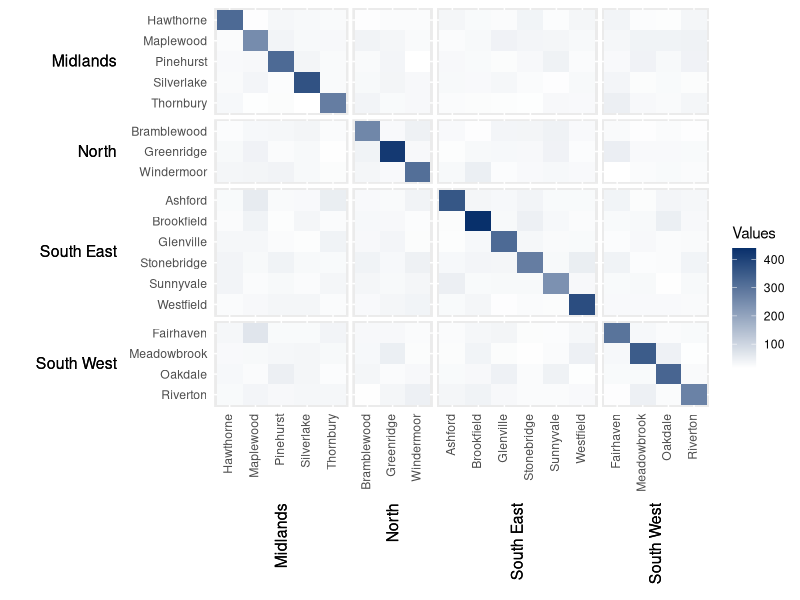
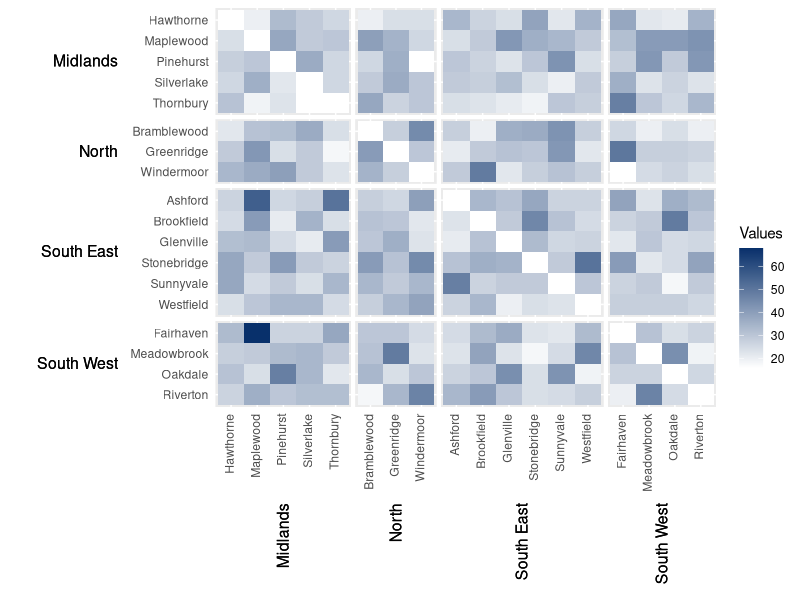
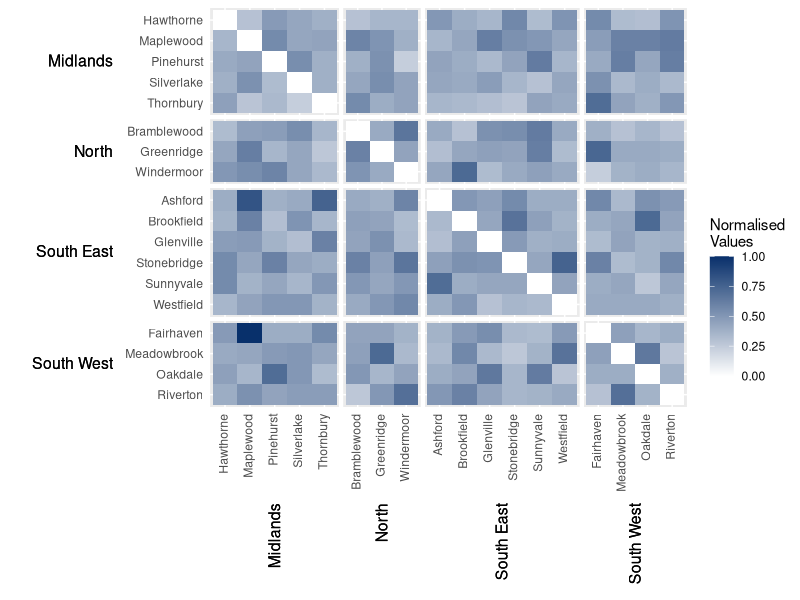
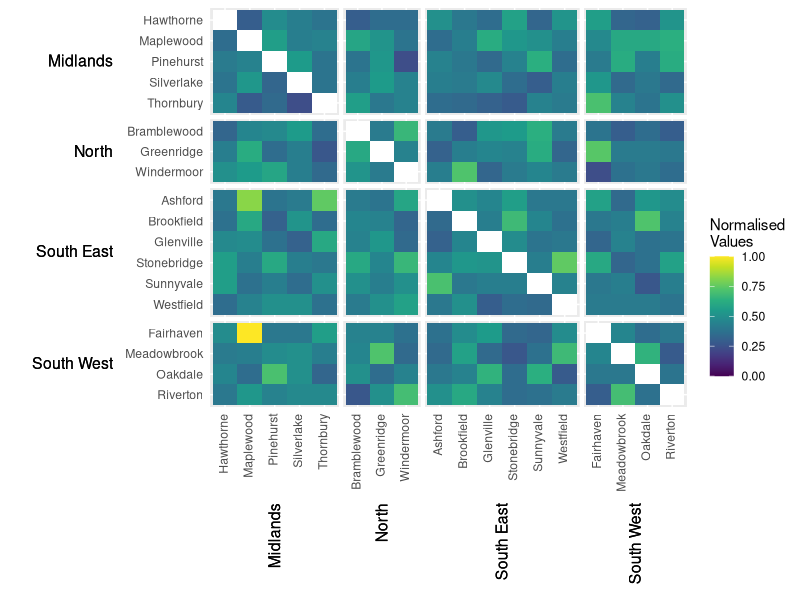
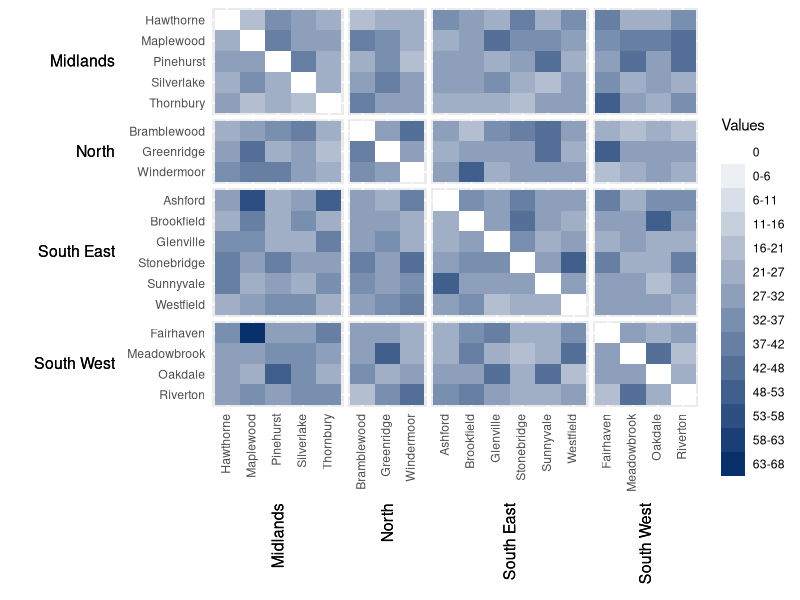
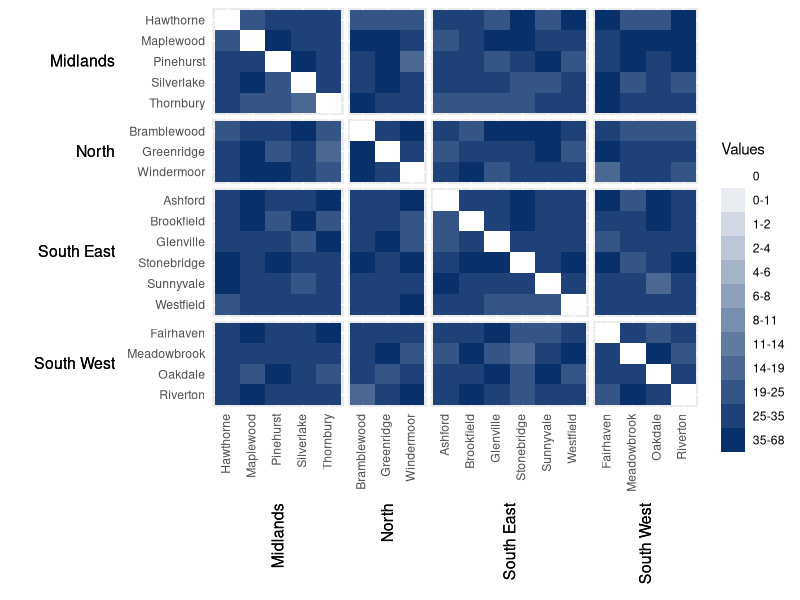
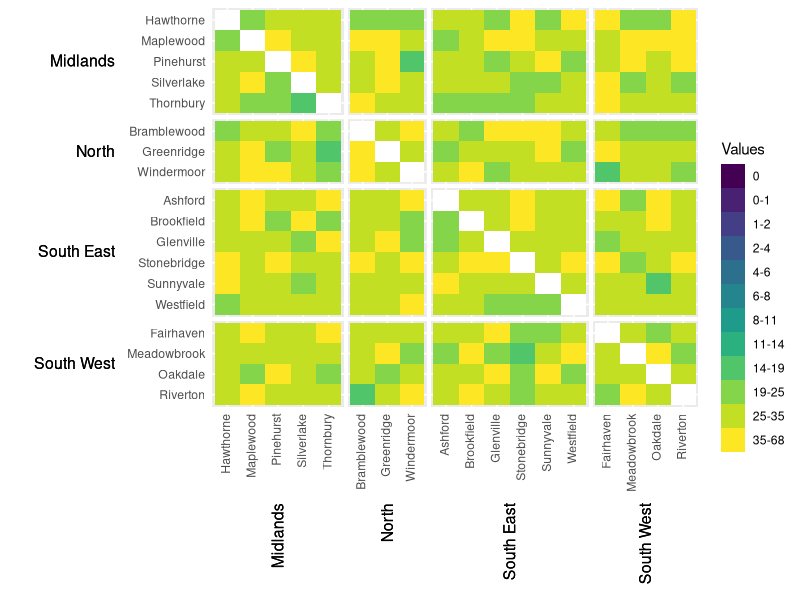
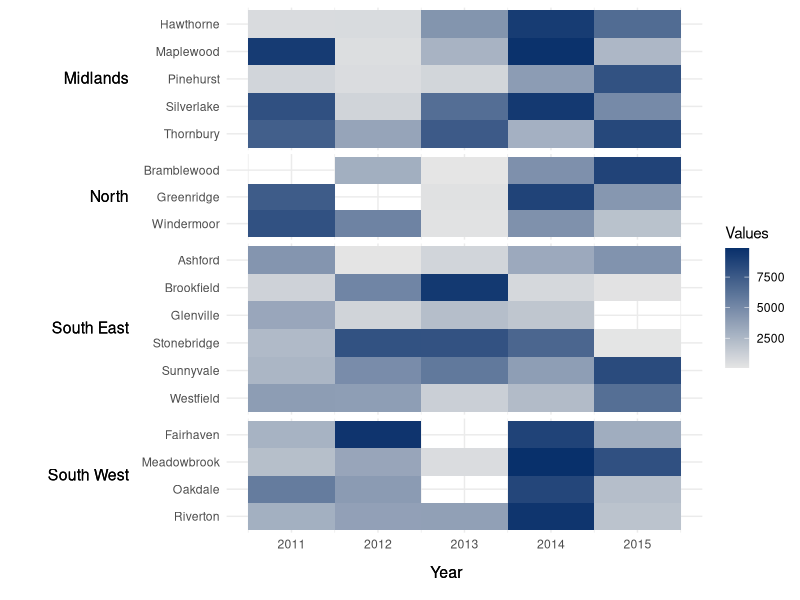

R code for these plots, in order:
## ---- chunk 1
knitr::opts_chunk$set(
  collapse = TRUE,
  comment = "#>"
)
## ---- chunk 2
library(tidyverse)
library(patchwork)

# Create example_migration

# Define names of fake counties
fake_counties = c("Greenridge","Windermoor","Bramblewood","Silverlake",
                  "Thornbury","Maplewood","Hawthorne","Pinehurst",
                  "Riverton","Meadowbrook","Fairhaven","Oakdale","Stonebridge",
                  "Brookfield","Ashford","Glenville","Sunnyvale","Westfield")

# Create region county lookup tables
rc_lkp = data.frame(region = c(rep("North",3),rep("Midlands",5),
                               rep("South West",4),rep("South East",6)),
                    county = fake_counties)
og_lkp = rc_lkp %>% setNames(c("Origin Region"     ,"Origin County"     ))
dn_lkp = rc_lkp %>% setNames(c("Destination Region","Destination County"))

# Create dataframe of fake migration data
set.seed(1234)
example_migration = expand.grid(fake_counties,fake_counties) %>%
                    setNames(paste(c("Origin","Destination"),"County",sep=" ")) %>%
                    full_join(og_lkp) %>% full_join(dn_lkp) %>%
                    mutate(Migration = (1/rgamma(18*18, shape = 17, rate = 0.5)) %>%
                                       {. * 1000} %>% round())
example_migration[example_migration$`Origin County` ==
                  example_migration$`Destination County`,"Migration"] =
 example_migration[example_migration$`Origin County` ==
                   example_migration$`Destination County`,"Migration"] * 10

# Define names of fake counties
fake_counties = c("Greenridge","Windermoor","Bramblewood","Silverlake",
                  "Thornbury","Maplewood","Hawthorne","Pinehurst",
                  "Riverton","Meadowbrook","Fairhaven","Oakdale","Stonebridge",
                  "Brookfield","Ashford","Glenville","Sunnyvale","Westfield")



# Create example time_series

# Create dataframe of fake migration data
set.seed(1234)
example_time_series = data.frame(region = c(rep("North",3),rep("Midlands",5),
                                            rep("South West",4),rep("South East",6)),
                                 county = fake_counties,
                                 year_2011 = sample(1:10000,length(fake_counties)),
                                 year_2012 = sample(1:10000,length(fake_counties)),
                                 year_2013 = sample(1:10000,length(fake_counties)),
                                 year_2014 = sample(1:10000,length(fake_counties)),
                                 year_2015 = sample(1:10000,length(fake_counties))) %>%
  setNames(c("Region","County",2011:2015)) %>%
  pivot_longer(cols = `2011`:`2015`,
                      names_to = "Year",
                      values_to = "Immigration") %>%
  mutate(Year = as.numeric(Year))
example_time_series[sample(1:(length(fake_counties)*5),5),"Immigration"] = NA

# Define cg
cg = function(colour1, colour2, n = 15) {

  # Create a color palette function
  colour_func <- grDevices::colorRampPalette(c(colour1, colour2))

  # Generate the color gradient
  colour_gradient <- colour_func(n)

  # Return colour gradient
  return(colour_gradient)
}

# Define decimal places
decimalplaces <- function(x) {
  if (abs(x - round(x)) > .Machine$double.eps^0.5) {
    nchar(strsplit(sub('0+$', '', as.character(x)), ".", fixed = TRUE)[[1]][[2]])
  } else {
    return(0)
  }
}

# Define exp_seq
exp_seq = function(n,ln=15,exponent=2,round_values=TRUE,rmv_extremes=TRUE) {

  # Check variables have been entered correctly
  if (!is.numeric(exponent) || exponent < 1) { stop("`exponent` must be a numer greater than or equal to 1.") }

  # Create a sequence from 1 to n.
  # If `n` is specified as 1, the vector will be scaled to between 0 and 1.
  if (n == 1) {
    seq = seq(0, 1000, length.out = ln)
    round_values = FALSE
  } else {
    seq = seq(0, n, length.out = ln)
  }

  # Apply the logarithm to the sequence
  exp_seq = seq %>% {.^exponent}

  # Scale the sequence to the range [0, 1]
  min_val = min(exp_seq)
  max_val = max(exp_seq)
  one_seq = ((exp_seq - min_val) / (max_val - min_val))

  # Scale sequence to n
  if (round_values) {
    scaled_one_seq = one_seq %>% {. * n} %>% round()
  } else if (n == 1) {
    scaled_one_seq = one_seq
  } else {
    scaled_one_seq = one_seq %>% {. * n}
  }

  # Option to remove zero and the maximum value (i.e. `n`) from the beginning and the end of the vector
  if (rmv_extremes) {
    scaled_one_seq = scaled_one_seq %>% .[2:(length(.)-1)]
  }

  # Return scaled sequence
  return(scaled_one_seq)
}

# Define hhm
hhm = function(df,ylower,yupper,xlower,xupper,values,rm_diag=F,lgttl=NULL,bins=NULL,cbrks=NULL,cclrs=NULL,norm_lgd=F,lgdps=0,xttl_height=0.15,yttl_width=0.15) {

  # Define max value supplied to `values`
  if (rm_diag) {
    max_value = max(df[df[[xlower]] != df[[ylower]],values], na.rm = TRUE)
  } else {
    max_value = max(df[[values]], na.rm = TRUE)
  }

  # Check that supplied model inputs are compatible and won't cause errors
  if (!is.null(bins) && !is.null(cbrks)) { stop("The inputs bins and cbrks should not be supplied at the same time.
bins is used to break the data into a specific number of groups with equal intervals between the min and max values.
cbrks is used to manually break the data into groups based on the supplied thresholds.
Please provide either one or the other.") }
  if (!is.null(bins) && !is.null(cclrs)) {
    if (bins != length(cclrs)) { stop("If both bins and cclrs are provideds, bins and cclrs must both be vectors with cclrs having a length equal to the value of bins.") }
  }
  if (!is.null(cbrks) && rm_diag) {
    if ( (min(cbrks) <= 0) || (max(cbrks) >= max_value) ) { stop(paste0("All values in cbrks must be between 0 and the largest value provided to `values`.
In this instance rm_diag == TRUE, so only values not on the diagonal are considered.
All values provided to cbrks should therefore be between greater than 0 and less than ",max_value,".")) }
  }
  if (!is.null(cbrks) && rm_diag == F) {
    if ( !is.null(cbrks) && (min(cbrks) <= 0) || (max(cbrks) >= max_value) ) { stop(paste0("All values in cbrks must be between 0 and the largest value provided to `values`.
In this instance all values provided to cbrks should therefore be between greater than 0 and less than ",max_value,".")) }
  }
  if (!is.null(cbrks) && !is.null(cclrs)) {
    if ( length(cbrks) != (length(cclrs)-2) ) { stop("If both cbrks and cclrs are provided, cbrks and cclrs must both be vectors with cclrs having a length two longer than cbrks.") }
  }
  if (!is.null(cbrks) && norm_lgd) {
    if (min(range(cbrks)) <  0 || max(range(cbrks)) > 1) { stop("If normalising the values (norm_lgd == TRUE), all breaks provided to cbrks must be between 0 and 1.") }
  }
  if (!is.null(cbrks) && (cbrks %>% diff() %>% {. <= 0} %>% sum() %>% {. > 0})) { stop("Please ensure the values in cbrks are provided in ascending order.") }

  # Remove unwanted rows and format origin so geographies appear in alphabetical order
  df = df[,c(ylower,xlower,yupper,xupper,values)]

  # Define the groups to be shown along the x and y axes
  # If ordering of groups already defined via factor ordering, take this as the order
  # the groups should appear (top to bottom / left to right). # Otherwise, order groups alphabetically
  if (!is.null(df[[xupper]] %>% levels())) {
    xgrps = df[[xupper]] %>% levels()
  } else {
    xgrps = df[[xupper]] %>% unique() %>% sort()
  }
  if (!is.null(df[[yupper]] %>% levels())) {
    ygrps = df[[yupper]] %>% levels()
  } else {
    ygrps = df[[yupper]] %>% unique() %>% sort()
  }

  # If user specified to remove diagonal values, set all observations where ylower and xlower are identical to zero
  if (rm_diag) {
    df[df[[ylower]] == df[[xlower]],values] = NA
  }

  # Option to normalise values between 0-1 (only works if all values are positive)
  if (norm_lgd) {

    # If any values are negative, return error message
    if ((df[[values]] < 0) %>% sum(na.rm = TRUE) %>% {. > 0}) {stop("norm_lgd is only designed to be used if all values used to populate the heatmap are positive.")}

    # Otherwise normalise values
    df[[values]] = df[[values]] / max(df[[values]], na.rm = TRUE)

    # Unless a value other than zero is supplied (i.e. the user has manually specified a non-default value), set the number of decimal points shown in the legend to 3
    if (lgdps == 0) {
      lgdps = 3
    }
  }

  # Option to split legend into custom categories
  if (!is.null(cbrks)) { # If cbrks provided

    # Add the smallest value possible in R as a lower threshold to cbrks.
    # This ensures anything that is equal to, or less than, zero is included in the first group.
    cbrks = c(.Machine$double.xmin,cbrks)

    # Define names of custom breaks
    if (lgdps == 0) {
      brk_nms = c(0, paste(cbrks %>% .[2:length(.)] %>% c(0    ,.    ),
                           cbrks %>% .[2:length(.)] %>% c(.,max_value),
                           sep = "-"))
    } else if (norm_lgd) {
      brk_nms = c(0, paste(cbrks %>% .[2:length(.)] %>% c(0    ,.    ) %>% sprintf(fmt = paste0('%#.',lgdps,'f')),
                           cbrks %>% .[2:length(.)] %>% c(.,1        ) %>% sprintf(fmt = paste0('%#.',lgdps,'f')),
                           sep = "-"))
    } else {
      brk_nms = c(0, paste(cbrks %>% .[2:length(.)] %>% c(0    ,.    ) %>% sprintf(fmt = paste0('%#.',lgdps,'f')),
                           cbrks %>% .[2:length(.)] %>% c(.,max_value) %>% sprintf(fmt = paste0('%#.',lgdps,'f')),
                           sep = "-"))
    }

    # Create discrete scale based on these custom breaks
    df[[values]] = df[[values]] %>% findInterval(cbrks) %>% {. + 1} %>% addNA() %>%
      factor(levels = 1:length(brk_nms), labels = brk_nms)

  } else if (!is.null(bins)) { # If bins provided

    # Assign breaks to be equidistant thresholds between zero and maximum observed values
    # Also add the minimum possible value above zero as the first break in the sequence
    cbrks = seq(0, max(df[[values]], na.rm = TRUE), length.out = bins - 1) %>% .[2:(length(.)-1)] %>% c(.Machine$double.xmin,.)

    # Define names of custom breaks
    if (lgdps == 0) { # If set to show whole numbers
      # Round all values other than the first one (which is the minimum possible value above zero), up to the nearest whole number
      cbrks = c(.Machine$double.xmin, cbrks %>% .[2:length(.)] %>% ceiling())
      # Assign break names between zero and the maximum observed value in the data
      brk_nms = c(0, paste(cbrks %>% .[2:length(.)] %>% c(0    ,.    ),
                           cbrks %>% .[2:length(.)] %>% c(.,max_value),
                           sep = "-"))
    } else if (norm_lgd) { # If data has been normalised
      # Assign break names between 0 and 1 to the specified number of decimal points (lgdps)
      brk_nms = c(0, paste(cbrks %>% .[2:length(.)] %>% c(0    ,.    ) %>% sprintf(fmt = paste0('%#.',lgdps,'f')),
                           cbrks %>% .[2:length(.)] %>% c(.,1        ) %>% sprintf(fmt = paste0('%#.',lgdps,'f')),
                           sep = "-"))
    } else { # If using non-rounded, non-normalised data
      # Assign break names between zero and the maximum observed value in the data to the specified number of decimal points (lgdps)
      brk_nms = c(0, paste(cbrks %>% .[2:length(.)] %>% c(0    ,.    ) %>% sprintf(fmt = paste0('%#.',lgdps,'f')),
                           cbrks %>% .[2:length(.)] %>% c(.,max_value) %>% sprintf(fmt = paste0('%#.',lgdps,'f')),
                           sep = "-"))
    }

    # Create discrete scale based on these custom breaks
    df[[values]] = df[[values]] %>% findInterval(cbrks) %>%
      replace(. == length(cbrks), (length(cbrks)-.Machine$double.xmin)) %>%
      {. + 1} %>% addNA() %>%
      factor(levels = 1:length(brk_nms), labels = brk_nms)

  } else { # Otherwise define consistent legend scale range
    lg_lims = df[[values]] %>% range(na.rm = TRUE)
  }

  # Define legend title (if not defined by user)
  if (is.null(lgttl) && norm_lgd) {
    lgttl = "Normalised\nValues"
  } else if (is.null(lgttl) && norm_lgd == F) {
    lgttl = "Values"
  }

  # Create empty list to populate with ggplot heatmaps
  pl = list()

  # Define vectors capturing the number of lower categories in each upper group
  xglns = df %>% group_split(!!rlang::sym(xupper)) %>% purrr::map(~ .[[xlower]] %>% unique() %>% length()) %>% unlist()
  yglns = df %>% group_split(!!rlang::sym(yupper)) %>% purrr::map(~ .[[ylower]] %>% unique() %>% length()) %>% unlist()

  # Counter to keep track of interations of nested for loop
  i = 0

  # For each y-axis group
  for (ygrp in 1:length(ygrps)) {

    # For each x-axis group
    for (xgrp in 1:length(xgrps)) {

      # Increase interature counter by 1
      i = i + 1

      # Filter group-level migration data to only include origin and destination regions of interest
      sdf = df[df[[yupper]] == ygrps[ygrp] & df[[xupper]] == xgrps[xgrp],]

      # Order lower categories alphabetically
      sdf[[xlower]] = factor(sdf[[xlower]], levels = sdf[[xlower]] %>% unique() %>% sort()           )
      sdf[[ylower]] = factor(sdf[[ylower]], levels = sdf[[ylower]] %>% unique() %>% sort() %>% rev() )

      # Define main plot
      p = ggplot(sdf, aes(.data[[xlower]], .data[[ylower]])) +
        geom_tile(aes(fill = .data[[values]]), show.legend = TRUE) +
        theme(plot.margin = unit(rep(0,4), "cm"),
              axis.text.x  = element_text(angle = 90, hjust = 1.0, vjust = 0.3),
              axis.title.x = element_text(angle = 90, hjust = 0.5, vjust = 0.5),
              axis.title.y = element_text(angle =  0, hjust = 0.5, vjust = 0.5),
              axis.ticks   = element_blank()) +
        labs(x = xgrps[xgrp], y = ygrps[ygrp])

      # Define colour scale
      if (!is.null(cbrks) && !is.null(cclrs)) {
        p = p + scale_fill_manual(name = lgttl, values = cclrs                                  , drop = F, na.value = "white")
      } else if (!is.null(cbrks) && is.null(cclrs)) {
        p = p + scale_fill_manual(name = lgttl, values = cg("white","#08306B",(length(cbrks)+1)), drop = F, na.value = "white")
      } else if (is.null(cbrks) && !is.null(cclrs) && norm_lgd) {
        p = p + scale_fill_gradientn(name = lgttl, colours = cclrs                , limits = c(0,1) , na.value = "white")
      } else if (is.null(cbrks) && !is.null(cclrs) && norm_lgd == F) {
        p = p + scale_fill_gradientn(name = lgttl, colours = cclrs                , limits = lg_lims, na.value = "white")
      } else if (is.null(cbrks) && is.null(cclrs) && norm_lgd) {
        p = p + scale_fill_gradientn(name = lgttl, colours = cg("white","#08306B"), limits = c(0,1) , na.value = "white")
      } else if (is.null(cbrks) && is.null(cclrs) && norm_lgd == F) {
        p = p + scale_fill_gradientn(name = lgttl, colours = cg("white","#08306B"), limits = lg_lims, na.value = "white")
      }

      # To prevent legend showing NA values if rm_diag set to TRUE (in which case, diagonal set to NA), only show legend for plots that are not on the diagonal
      if (rm_diag && (sdf[[values]] %>% is.na() %>% sum() %>% {. > 0}) && (ygrp == xgrp) ) {
        p = p + theme(legend.position = "none")
      }

      # If bottom-left plot
      if (ygrp == length(ygrps) & xgrp == 1) {
        # Include provincia names on both axes
        p = p + theme(axis.title.x = element_blank(),
                      axis.title.y = element_blank())
      } else if (ygrp < length(ygrps) & xgrp == 1) { # If left-hand plot
        # Include provincia names on y-axis
        p = p + theme(axis.title.x = element_blank(),
                      axis.title.y = element_blank(),
                      axis.text.x  = element_blank())
      } else if (ygrp == length(ygrps) & xgrp > 1) { # If bottom plot
        # Include provincia names on x-axis
        p = p + theme(axis.title.x = element_blank(),
                      axis.title.y = element_blank(),
                      axis.text.y  = element_blank())
      } else { # If plot not on left of bottom edges of multiplot
        # Remove provincia names
        p = p + theme(axis.title.x = element_blank(),
                      axis.title.y = element_blank(),
                      axis.text.x  = element_blank(),
                      axis.text.y  = element_blank())
      }

      # Add ggplot to plot list
      pl[[i]] = p

    }

  }

  # Define plot heights and widths (including group titles)
  wds = c((sum(xglns)*yttl_width),xglns)
  hts = c(yglns,(sum(yglns)*xttl_height))

  # Define plot spacer
  ps = plot_spacer()

  # Create empty lists to be populated with plot titles
  xttls = list()
  yttls = list()

  # Define plot titles
  for (xgrp in 1:length(xgrps)) {
    xttls[[xgrp]] = plt_ttl(xgrps[xgrp])
  }
  for (ygrp in 1:length(ygrps)) {
    yttls[[ygrp]] = plt_ttl(ygrps[ygrp],axs="y")
  }

  # Create empty list to populate with both plot title and heatmap tiles in the correct order
  plts = list()

  # Define counters for subsetting plot title and heatmap lists, to ensure they are ordered correctly
  i = 1
  j = 1

  # For each group (row), assign each plot title, then the heatmap tiles within that row to plts list
  for (ygrp in 1:length(yttls)) {

    # Add plot title to list
    plts[[i]] = yttls[[ygrp]]

    # Add heatmap plots to list
    plts[(i+1):(i+length(xttls))] = pl[j:(j+length(xttls)-1)]

    # Adjust counters
    i = i + 1 + length(xttls)
    j = j +     length(xttls)
  }

  # Add x-axis plots
  plts[[length(plts)+1]] = ps
  plts[(length(plts)+1):(length(plts)+length(xttls))] = xttls

  # Define final plot
  plt = patchwork::wrap_plots(plts, widths = wds, heights = hts, guides = "collect")

  # Return final plot
  return(plt)
}

# Define log_seq
log_seq = function(n,ln=15,round_values=T,rmv_extremes=F) {

  # Create a sequence from 1 to n.
  # If `n` is specified as 1, the vector will be scaled to between 0 and 1.
  if (n == 1) {
    seq = seq(1, 1000, length.out = ln)
    round_values = F
  } else {
    seq = seq(1, n, length.out = ln-1)
  }

  # Apply the logarithm to the sequence
  log_seq = log(seq)

  # Scale the sequence to the range [0, 1]
  min_val = min(log_seq)
  max_val = max(log_seq)
  one_seq = ((log_seq - min_val) / (max_val - min_val))

  # Reverse pattern of scale so breaks are focussed on lower rather than upper end of scale
  one_seq_rev = one_seq %>% {. - max(.)} %>% {. * -1} %>% rev()

  # Scale sequence to n
  if (round_values) {
    scaled_one_seq = one_seq_rev %>% {. * n} %>% round() %>% .[2:length(.)] %>% c(0,1,.)
  } else if (n == 1) {
    scaled_one_seq = one_seq_rev
  } else {
    scaled_one_seq = one_seq_rev %>% {. * n} %>% .[2:length(.)] %>% c(0,.Machine$double.xmin,.)
  }

  # Option to remove zero and the maximum value (i.e. `n`) from the beginning and the end of the vector
  if (rmv_extremes) {
    scaled_one_seq = scaled_one_seq %>% .[2:(length(.)-1)]
  }

  # Return scaled sequence
  return(scaled_one_seq)
}

# Define plt_ttl
plt_ttl = function(ttl,axs="x",rotate_title=TRUE) {

  # If plotting on x-axis
  if (axs == "x") {

    # Place at top of plot
    p = ggplot(data.frame(x = 0:1, y = 0:1), aes(x = .data[["x"]], y = .data[["y"]])) +
      geom_point(col = "white") +
      coord_cartesian(xlim = c(0,1), ylim = c(0,1)) +
      theme_void() +
      theme(plot.margin = unit(rep(0,4), "cm"))

    # Speficy wehther title should be roated 90 degrees or not
    if (rotate_title) {
      p = p + geom_text(x = 0.495, y = 1.0, angle = 90, label = ttl, size = 4, hjust = 1)
    } else if (rotate_title == FALSE) {
      p = p + geom_text(x = 0.495, y = 0.5, angle =  0, label = ttl, size = 4, hjust = 1)
    } else {
      stop("rotate_title must be TRUE or FALSE.")
    }

  } else if (axs == "y") { # If plotting on y-axis

    # Place at left of plot
    p = ggplot(data.frame(x = 0:1, y = 0:1), aes(x = .data[["x"]], y = .data[["y"]])) +
      geom_point(col = "white") +
      coord_cartesian(xlim = c(0,1), ylim = c(0,1)) +
      theme_void() +
      theme(plot.margin = unit(rep(0,4), "cm"))

    # Speficy wehther title should be roated 90 degrees or not
    if (rotate_title) {
      p = p + geom_text(x = 1, y = 0.51, angle =  0, label = ttl, size = 4, hjust = 1)
    } else if (rotate_title == FALSE) {
      p = p + geom_text(x = 1, y = 0.51, angle = 90, label = ttl, size = 4, hjust = 1)
    } else {
      stop("rotate_title must be TRUE or FALSE.")
    }

  }

  # Return region name plot
  return(p)
}

# Define tshhm
tshhm = function(df,lower,upper,times,values,sort_lower="alphabetical",lgttl=NULL,bins=NULL,cbrks=NULL,cclrs=NULL,norm_lgd=F,lgdps=0,na_colour=NULL,xttl_height=0.05,yttl_width=0.15) {

  # Define max value supplied to `values`
  max_value = max(df[[values]], na.rm = TRUE)

  # Check that supplied model inputs are compatible and won't cause errors
  if (!is.null(bins) && !is.null(cbrks)) { stop("The inputs bins and cbrks should not be supplied at the same time.
bins is used to break the data into a specific number of groups with equal intervals between the min and max values.
cbrks is used to manually break the data into groups based on the supplied thresholds.
Please provide either one or the other.") }
  if (!is.null(bins) && !is.null(cclrs)) {
    if (bins != length(cclrs)) { stop("If both bins and cclrs are provideds, bins and cclrs must both be vectors with cclrs having a length equal to the value of bins.") }
  }
  if (!is.null(cbrks) && !is.null(cclrs)) {
    if ( length(cbrks) != (length(cclrs)-2) ) { stop("If both cbrks and cclrs are provided, cbrks and cclrs must both be vectors with cclrs having a length two longer than cbrks.") }
  }
  if (!is.null(cbrks) && norm_lgd) {
    if (min(range(cbrks)) <  0 || max(range(cbrks)) > 1) { stop("If normalising the values (norm_lgd == TRUE), all breaks provided to cbrks must be between 0 and 1.") }
  }
  if (!is.null(cbrks) && (cbrks %>% diff() %>% {. <= 0} %>% sum() %>% {. > 0})) { stop("Please ensure the values in cbrks are provided in ascending order.") }

  # Remove unwanted rows and format origin so geographies appear in alphabetical order
  df = df[,c(lower,upper,times,values)]

  # If no colour has been assigned for NA values, then remove them from the dataset
  if (is.null(na_colour)) {
    df = df %>% filter(!is.na(!!rlang::sym(values)))
  }

  # Define the groups to be shown along the y-axis
  # If ordering of groups already defined via factor ordering, take this as the order
  # the groups should appear (top to bottom). Otherwise, order groups alphabetically
  if (!is.null(df[[upper]] %>% levels())) {
    ygrps = df[[upper]] %>% levels()
  } else {
    ygrps = df[[upper]] %>% unique() %>% sort()
  }

  # Option to normalise values between 0-1 (only works if all values are positive)
  if (norm_lgd) {

    # If any values are negative, return error message
    if ((df[[values]] < 0) %>% sum(na.rm = TRUE) %>% {. > 0}) {stop("norm_lgd is only designed to be used if all values used to populate the heatmap are positive.")}

    # Otherwise normalise values
    df[[values]] = df[[values]] / max(df[[values]], na.rm = TRUE)

    # Unless a value other than zero is supplied (i.e. the user has manually specified a non-default value), set the number of decimal points shown in the legend to 3
    if (lgdps == 0) {
      lgdps = 3
    }
  }

  # Option to split legend into custom categories
  if (!is.null(cbrks)) { # If cbrks provided

    # Add the smallest value possible in R as a lower threshold to cbrks.
    # This ensures anything that is equal to, or less than, zero is included in the first group.
    cbrks = c(.Machine$double.xmin,cbrks)

    # Define names of custom breaks
    if (lgdps == 0) {
      brk_nms = c(0, paste(cbrks %>% .[2:length(.)] %>% c(0    ,.    ),
                           cbrks %>% .[2:length(.)] %>% c(.,max_value),
                           sep = "-"))
    } else if (norm_lgd) {
      brk_nms = c(0, paste(cbrks %>% .[2:length(.)] %>% c(0    ,.    ) %>% sprintf(fmt = paste0('%#.',lgdps,'f')),
                           cbrks %>% .[2:length(.)] %>% c(.,1        ) %>% sprintf(fmt = paste0('%#.',lgdps,'f')),
                           sep = "-"))
    } else {
      brk_nms = c(0, paste(cbrks %>% .[2:length(.)] %>% c(0    ,.    ) %>% sprintf(fmt = paste0('%#.',lgdps,'f')),
                           cbrks %>% .[2:length(.)] %>% c(.,max_value) %>% sprintf(fmt = paste0('%#.',lgdps,'f')),
                           sep = "-"))
    }

    # Create backup version of origin variable so rows can still be ordered by row total or row means
    if (sort_lower != "alphabetical") {
      df[[paste0(values,"_old")]] = df[[values]]
    }

    # Create discrete scale based on these custom breaks
    df[[values]] = df[[values]] %>% findInterval(cbrks) %>% {. + 1} %>% addNA() %>% factor(levels = 1:length(brk_nms), labels = brk_nms)

  } else if (!is.null(bins)) { # If bins provided

    # Assign breaks to be equidistant thresholds between zero and maximum observed values
    # Also add the minimum possible value above zero as the first break in the sequence
    cbrks = seq(0, max(df[[values]], na.rm = TRUE), length.out = bins - 1) %>% .[2:(length(.)-1)] %>% c(.Machine$double.xmin,.)

    # Define names of custom breaks
    if (lgdps == 0) { # If set to show whole numbers
      # Round all values other than the first one (which is the minimum possible value above zero), up to the nearest whole number
      cbrks = c(.Machine$double.xmin, cbrks %>% .[2:length(.)] %>% ceiling())
      # Assign break names between zero and the maximum observed value in the data
      brk_nms = c(0, paste(cbrks %>% .[2:length(.)] %>% c(0    ,.    ),
                           cbrks %>% .[2:length(.)] %>% c(.,max_value),
                           sep = "-"))
    } else if (norm_lgd) { # If data has been normalised
      # Assign break names between 0 and 1 to the specified number of decimal points (lgdps)
      brk_nms = c(0, paste(cbrks %>% .[2:length(.)] %>% c(0    ,.    ) %>% sprintf(fmt = paste0('%#.',lgdps,'f')),
                           cbrks %>% .[2:length(.)] %>% c(.,1        ) %>% sprintf(fmt = paste0('%#.',lgdps,'f')),
                           sep = "-"))
    } else { # If using non-rounded, non-normalised data
      # Assign break names between zero and the maximum observed value in the data to the specified number of decimal points (lgdps)
      brk_nms = c(0, paste(cbrks %>% .[2:length(.)] %>% c(0    ,.    ) %>% sprintf(fmt = paste0('%#.',lgdps,'f')),
                           cbrks %>% .[2:length(.)] %>% c(.,max_value) %>% sprintf(fmt = paste0('%#.',lgdps,'f')),
                           sep = "-"))
    }

    # Create backup version of origin variable so rows can still be ordered by row total or row means
    if (sort_lower != "alphabetical") {
      df[[paste0(values,"_old")]] = df[[values]]
    }

    # Create discrete scale based on these custom breaks
    df[[values]] = df[[values]] %>% findInterval(cbrks) %>%
      replace(. == length(cbrks), (length(cbrks)-.Machine$double.xmin)) %>%
      {. + 1} %>% addNA() %>%
      factor(levels = 1:length(brk_nms), labels = brk_nms)

  } else { # Otherwise define consistent legend scale range
    lg_lims = df[[values]] %>% range(na.rm = TRUE)
  }

  # Define legend title (if not defined by user)
  if (is.null(lgttl) && norm_lgd) {
    lgttl = "Normalised\nValues"
  } else if (is.null(lgttl) && norm_lgd == F) {
    lgttl = "Values"
  }

  # Create empty list to populate with ggplot heatmaps
  pl = list()

  # Define vectors capturing the number of lower categories in each upper group
  yglns = df %>% group_split(!!rlang::sym(upper)) %>% purrr::map(~ .[[lower]] %>% unique() %>% length()) %>% unlist()

  # For each y-axis group
  for (ygrp in 1:length(ygrps)) {

    # Filter group-level migration data to only include origin and destination regions of interest
    sdf = df[df[[upper]] == ygrps[ygrp],]

    # If breaking data into categories, and sorting values by row values, then use continuous version of values to sort rows
    if (is.null(cbrks) && sort_lower != "alphabetical") {
      sort_var = values
    } else if (!is.null(cbrks) && sort_lower != "alphabetical") {
      sort_var = paste0(values,"_old")
    }

    # Define how rows of the lower categories should be arranged
    if (sort_lower == "alphabetical") {
      sdf[[lower]] = factor(sdf[[lower]], levels = sdf[[lower]] %>% unique() %>% sort() %>% rev() )
    } else if (sort_lower == "sum_ascend") {
      sdf[[lower]] = factor(sdf[[lower]], levels = sdf %>% group_by(!!rlang::sym(lower)) %>%
                              summarise(sum = sum(!!rlang::sym(sort_var), na.rm = TRUE)) %>%
                              arrange(sum) %>% .[[lower]] %>% rev() )
    } else if (sort_lower == "sum_descend") {
      sdf[[lower]] = factor(sdf[[lower]], levels = sdf %>% group_by(!!rlang::sym(lower)) %>%
                              summarise(sum = sum(!!rlang::sym(sort_var), na.rm = TRUE)) %>%
                              arrange(sum) %>% .[[lower]] )
    } else if (sort_lower == "mean_ascend") {
      sdf[[lower]] = factor(sdf[[lower]], levels = sdf %>% group_by(!!rlang::sym(lower)) %>%
                              summarise(mean = mean(!!rlang::sym(sort_var), na.rm = TRUE)) %>%
                              arrange(mean) %>% .[[lower]] %>% rev() )
    } else if (sort_lower == "mean_descend") {
      sdf[[lower]] = factor(sdf[[lower]], levels = sdf %>% group_by(!!rlang::sym(lower)) %>%
                              summarise(mean = mean(!!rlang::sym(sort_var), na.rm = TRUE)) %>%
                              arrange(mean) %>% .[[lower]] )
    } else {
      stop("The variable sort_lower should be defined as one of the following: alphabetical, sum_ascend, sum_descend, mean_ascend, mean_descend.
See `?tshm` for details.")
    }

    # Define main plot
    p = ggplot(sdf, aes(.data[[times]], .data[[lower]])) +
      geom_tile(aes(fill = .data[[values]]), show.legend = TRUE) +
      theme_minimal() +
      theme(plot.margin = unit(rep(0,4), "cm"),
            axis.title.y = element_text(angle =  0, hjust = 20.0, vjust = 0.5),
            axis.ticks   = element_blank()) +
      #labs(y = ygrps[ygrp])
      labs(x = NULL, y = NULL)

    # Define colour scale
    if (is.null(na_colour)) {
      if (!is.null(cbrks) && !is.null(cclrs)) {
        p = p + scale_fill_manual(name = lgttl, values = cclrs                                   , drop = F, na.translate = FALSE)
      } else if (!is.null(cbrks) && is.null(cclrs)) {
        p = p + scale_fill_manual(name = lgttl, values = cg("grey90","#08306B",(length(cbrks)+1)), drop = F, na.translate = FALSE)
      } else if (is.null(cbrks) && !is.null(cclrs) && norm_lgd) {
        p = p + scale_fill_gradientn(name = lgttl, colours = cclrs                 , limits = c(0,1) )
      } else if (is.null(cbrks) && !is.null(cclrs) && norm_lgd == F) {
        p = p + scale_fill_gradientn(name = lgttl, colours = cclrs                 , limits = lg_lims)
      } else if (is.null(cbrks) && is.null(cclrs) && norm_lgd) {
        p = p + scale_fill_gradientn(name = lgttl, colours = cg("grey90","#08306B"), limits = c(0,1) )
      } else if (is.null(cbrks) && is.null(cclrs) && norm_lgd == F) {
        p = p + scale_fill_gradientn(name = lgttl, colours = cg("grey90","#08306B"), limits = lg_lims)
      }
    } else {
      if (!is.null(cbrks) && !is.null(cclrs)) {
        p = p + scale_fill_manual(name = lgttl, values = cclrs                                   , drop = F, na.value = na_colour)
      } else if (!is.null(cbrks) && is.null(cclrs)) {
        p = p + scale_fill_manual(name = lgttl, values = cg("grey90","#08306B",(length(cbrks)+1)), drop = F, na.value = na_colour)
      } else if (is.null(cbrks) && !is.null(cclrs) && norm_lgd) {
        p = p + scale_fill_gradientn(name = lgttl, colours = cclrs                 , limits = c(0,1) , na.value = na_colour)
      } else if (is.null(cbrks) && !is.null(cclrs) && norm_lgd == F) {
        p = p + scale_fill_gradientn(name = lgttl, colours = cclrs                 , limits = lg_lims, na.value = na_colour)
      } else if (is.null(cbrks) && is.null(cclrs) && norm_lgd) {
        p = p + scale_fill_gradientn(name = lgttl, colours = cg("grey90","#08306B"), limits = c(0,1) , na.value = na_colour)
      } else if (is.null(cbrks) && is.null(cclrs) && norm_lgd == F) {
        p = p + scale_fill_gradientn(name = lgttl, colours = cg("grey90","#08306B"), limits = lg_lims, na.value = na_colour)
      }
    }

    # To avoid creating multiple legends, if the user has specified a colour for NA values then do not show any legends
    # for plots where no NA values occured. This assumed that at least one plot the multiplot contains NA values, which seems
    # reasonable, as why else would the user bother to specify the colour of NA values)
    if (!is.null(na_colour) && (sdf[[values]] %>% is.na() %>% sum() %>% {. == 0}) ) {
      p = p + theme(legend.position = "none")
    }

    # If not bottom plot, remove x-axis text and title
    if (ygrp != length(ygrps)) {
      p = p + theme(axis.title.x = element_blank(),
                    axis.text.x  = element_blank())
    }

    # Add ggplot to plot list
    pl[[ygrp]] = p

  }

  # Define plot heights and widths (including group titles)
  wds = c(yttl_width,1)
  hts = c(yglns,(sum(yglns)*xttl_height))

  # Define plot spacer
  ps = plot_spacer()

  # Create empty list to be populated with plot titles
  yttls = list()

  # Define plot titles
  for (ygrp in 1:length(ygrps)) {
    yttls[[ygrp]] = plt_ttl(ygrps[ygrp],axs="y")
  }

  # Create empty list to populate with both plot title and heatmap tiles in the correct order
  plts = list()

  # Define counters for subsetting plot title and heatmap lists, to ensure they are ordered correctly
  i = 1
  j = 1

  # For each group (row), assign each plot title, then the heatmap tiles within that row to plts list
  for (ygrp in 1:length(yttls)) {

    # Add plot title to list
    plts[[i]] = yttls[[ygrp]]

    # Add heatmap plots to list
    plts[i+1] = pl[j]

    # Adjust counters
    i = i + 2
    j = j + 1
  }

  # Add x-axis plots
  plts[[length(plts)+1]] = ps
  plts[[length(plts)+1]] = plt_ttl(times, rotate_title = FALSE)

  # Define final plot
  plt = patchwork::wrap_plots(plts, widths = wds, heights = hts, guides = "collect")

  # Return final plot
  return(plt)
}
## ---- chunk 3
# Import dplyr for data cleaning
library(dplyr)

# Summarise hierarchical data structure
example_migration %>% group_by(`Origin Region`) %>% 
                      reframe(`Origin County` = unique(`Origin County`)) %>% 
                      setNames(c("Region","County"))
## ---- chunk 4
# Show data
head(example_migration)
## ---- chunk 5
# Create Intial heatmap
hierarchical_heatmap = hhm(df = example_migration,
                           ylower = "Origin County",
                           xlower = "Destination County",
                           yupper = "Origin Region",
                           xupper = "Destination Region",
                           values = "Migration",
                           yttl_width = 0.22,
                           xttl_height = 0.22)

# View result
hierarchical_heatmap
## ---- chunk 6
# Remove diagonal from heatmap (i.e. hide static populations)
removed_diag         = hhm(df = example_migration,
                           ylower = "Origin County",
                           xlower = "Destination County",
                           yupper = "Origin Region",
                           xupper = "Destination Region",
                           values = "Migration",
                           yttl_width = 0.22,
                           xttl_height = 0.22,
                           rm_diag = TRUE)

# View result
removed_diag
## ---- chunk 7
# Nomalise the legend
normalised_lgd       = hhm(df = example_migration,
                           ylower = "Origin County",
                           xlower = "Destination County",
                           yupper = "Origin Region",
                           xupper = "Destination Region",
                           values = "Migration",
                           yttl_width = 0.22,
                           xttl_height = 0.22,
                           rm_diag = TRUE,
                           norm_lgd = TRUE)

# View result
normalised_lgd
## ---- chunk 8
# Manually define colour scheme for heatmap (uses viridis colour scheme)
viridis_12 = c("#440154FF","#482173FF","#433E85FF","#38598CFF","#2D708EFF","#25858EFF",
               "#1E9B8AFF","#2BB07FFF","#51C56AFF","#85D54AFF","#C2DF23FF","#FDE725FF")

# Assign continuous colour scheme
cont_clrs            = hhm(df = example_migration,
                           ylower = "Origin County",
                           xlower = "Destination County",
                           yupper = "Origin Region",
                           xupper = "Destination Region",
                           values = "Migration",
                           yttl_width = 0.22,
                           xttl_height = 0.22,
                           rm_diag = TRUE,
                           norm_lgd = TRUE,
                           cclrs = viridis_12)

# View result
cont_clrs
## ---- chunk 9
# Break legends into a specified number of bins
# (of equal intervals between 0 and the maximum value in `values`)
bins_15              = hhm(df = example_migration,
                           ylower = "Origin County",
                           xlower = "Destination County",
                           yupper = "Origin Region",
                           xupper = "Destination Region",
                           values = "Migration",
                           yttl_width = 0.22,
                           xttl_height = 0.22,
                           rm_diag = TRUE,
                           bins = 15)

# View result
bins_15
## ---- chunk 10
# Manually break data into categories using user-specified intervals.
cbrks = log_seq(example_migration[example_migration[["Origin County"     ]] !=
                                  example_migration[["Destination County"]],] %>%
                .$Migration %>% max(), 12, rmv_extremes = TRUE)

# Show interval breaks
cbrks
## ---- chunk 11
# Manually assign legend categories
legend_cats          = hhm(df = example_migration,
                           ylower = "Origin County",
                           xlower = "Destination County",
                           yupper = "Origin Region",
                           xupper = "Destination Region",
                           values = "Migration",
                           yttl_width = 0.22,
                           xttl_height = 0.22,
                           rm_diag = TRUE,
                           cbrks = cbrks)

# View result
legend_cats
## ---- chunk 12
# Manually assign colours to legend categories
cat_clrs             = hhm(df = example_migration,
                           ylower = "Origin County",
                           xlower = "Destination County",
                           yupper = "Origin Region",
                           xupper = "Destination Region",
                           values = "Migration",
                           yttl_width = 0.22,
                           xttl_height = 0.22,
                           rm_diag = TRUE,
                           cbrks = cbrks,
                           cclrs = viridis_12)

# View result
cat_clrs
## ---- chunk 13
# Show data
head(example_time_series)
## ---- chunk 14
# Intial heatmap
time_series_heatmap = tshhm(df = example_time_series,
                            lower  = "County",
                            upper  = "Region",
                            times  = "Year",
                            values = "Immigration",
                            yttl_width  = 0.25)

# View result
time_series_heatmap
## ---- chunk 15
# Arrange counties within each region by total number of immigrants
# across all five years (ascending from top to bottom)
sort_ascending      = tshhm(df = example_time_series,
                            lower  = "County",
                            upper  = "Region",
                            times  = "Year",
                            values = "Immigration",
                            sort_lower = "sum_ascend",
                            yttl_width  = 0.25)

# View result
sort_ascending
## ---- chunk 16
# Nomalise the legend
normalised_lgd      = tshhm(df = example_time_series,
                            lower  = "County",
                            upper  = "Region",
                            times  = "Year",
                            values = "Immigration",
                            sort_lower = "sum_ascend",
                            norm_lgd = TRUE,
                            yttl_width  = 0.25)

# View result
normalised_lgd
## ---- chunk 17
# Assign continuous colour scheme
cont_clrs           = tshhm(df = example_time_series,
                            lower  = "County",
                            upper  = "Region",
                            times  = "Year",
                            values = "Immigration",
                            sort_lower = "sum_ascend",
                            norm_lgd = TRUE,
                            cclrs = viridis_12,
                            yttl_width  = 0.25)

# View result
cont_clrs
## ---- chunk 18
# Assign colour for NA values
na_clrs             = tshhm(df = example_time_series,
                            lower  = "County",
                            upper  = "Region",
                            times  = "Year",
                            values = "Immigration",
                            sort_lower = "sum_ascend",
                            norm_lgd = TRUE,
                            cclrs = viridis_12,
                            na_colour = "grey80",
                            yttl_width  = 0.25)

# View result
na_clrs
## ---- chunk 19
# Break legends into a specified number of bins
# (of equal intervals between 0 and the maximum value in `values`)
bins_15             = tshhm(df = example_time_series,
                            lower  = "County",
                            upper  = "Region",
                            times  = "Year",
                            values = "Immigration",
                            sort_lower = "sum_ascend",
                            bins = 15,
                            yttl_width  = 0.25)

# View result
bins_15
## ---- chunk 20
# Manually break data into categories using user-specified intervals.
cbrks = log_seq(example_time_series %>% .$Immigration %>% max(na.rm = TRUE),
                12, rmv_extremes = TRUE)

# Show breaks
cbrks
## ---- chunk 21
# Manually assign legend categories
legend_cats         = tshhm(df = example_time_series,
                            lower  = "County",
                            upper  = "Region",
                            times  = "Year",
                            values = "Immigration",
                            sort_lower = "sum_ascend",
                            cbrks = cbrks,
                            yttl_width  = 0.25)

# View result
legend_cats
## ---- chunk 22
# Manually assign colours to legend categories
cat_clrs            = tshhm(df = example_time_series,
                            lower  = "County",
                            upper  = "Region",
                            times  = "Year",
                            values = "Immigration",
                            sort_lower = "sum_ascend",
                            cbrks = cbrks,
                            cclrs = viridis_12,
                            na_colour = "grey80",
                            yttl_width  = 0.25)

# View result
cat_clrs
## ---- chunk 23
# Manually define order of x-axis and groups using factor levels
new_time_series = example_time_series %>%
                  mutate(Year   = factor(Year,
                                         levels = c(2012,2011,2014,
                                                    2013,2015)),
                         Region = factor(Region,
                                         levels = c("North","Midlands",
                                                    "South West",
                                                    "South East")))

# Manually define order of x-axis and groups
rearrange_axes      = tshhm(df = new_time_series,
                            lower  = "County",
                            upper  = "Region",
                            times  = "Year",
                            values = "Immigration",
                            sort_lower = "sum_ascend",
                            cbrks = cbrks,
                            cclrs = viridis_12,
                            na_colour = "grey80",
                            yttl_width  = 0.25)

# View result
rearrange_axes
